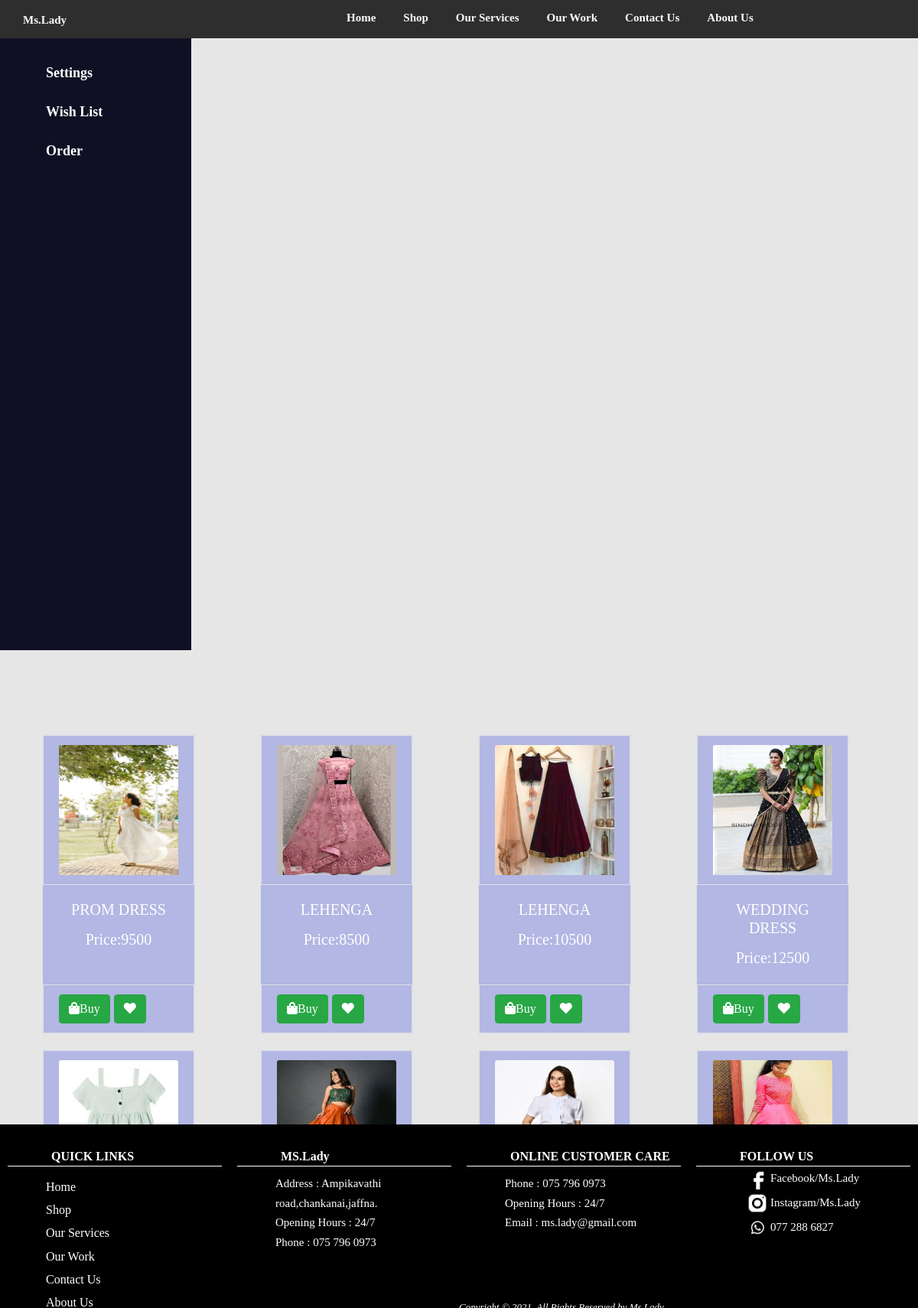
/UserPages/wishlist.php (signed in), run on the app's committed database.
### tables this page shows
CREATE TABLE `products` (
  `product_id` int(100) NOT NULL AUTO_INCREMENT,
  `product_title` varchar(100) DEFAULT NULL,
  `product_price` int(11) DEFAULT NULL,
  `filename` varchar(255) DEFAULT NULL,
  `product_cat` varchar(255) DEFAULT NULL,
  `small` json DEFAULT NULL,
  `medium` int(100) DEFAULT NULL,
  `large` int(100) DEFAULT NULL,
  `description` varchar(255) DEFAULT NULL,
  PRIMARY KEY (`product_id`)
);

### UserPages/wishlist.php (the view, shortened to what this page needs)
<?php
include('header.php');
?>
<?php
$email = $_SESSION['username'];
$sql1 = "SELECT * FROM wishlist WHERE user='$email' ";
$result1 = mysqli_query($con, $sql1);
?>
<?php
include('temp.php');
?>
<div class="container scrollbar" style=" margin-top:100px; background:rgba(200, 150, 222, -1)">
    <div class="row">
        <?php
        while ($row1 = mysqli_fetch_array($result1)) {
            $product_id = $row1['product_id'];
            $sql = "SELECT * FROM products WHERE product_id='$product_id'";
            $result = mysqli_query($con, $sql);
            while ($row = mysqli_fetch_array($result)) {
                $pro_cat   = $row['product_title'];
                $pro_image = $row['filename'];
                $price = $row['product_price']; ?>
                <div class="col-3">
                    <form action="product_description.php?id=<?php echo $row['product_id']; ?>" method="POST">
                        <div class="card border shadow" style="width:200px ; margin:10px; background:rgba(116, 127, 224, 0.45)">
                            <div class="card-header bg-transparent border"><a href="product_description.php?id=<?php echo $row['product_id']; ?>"> <img src="../product_images/<?php echo  $pro_image; ?>" alt="" class="card-img-top" style=" height: 170px;"></a></div>
                            <div class="card-body text-white " style="min-height: 130px;">
                                <h5 class="card-title text-center" style="text-transform: capitalize"><?php echo strtoupper($pro_cat); ?></h5>
                                <p class="card-text text-center "> Price:<?php echo  $price; ?></p>
                            </div>
                            <div class="card-footer bg-transparent border">
                                <button type="submit" value="submit" name="submit2" class="btn btn-success"><i class="fas fa-shopping-bag" aria-hidden="true" style="color: white;"></i>Buy</button>
                                <a href="#" class="btn btn-success"><i class="fa fa-heart" aria-hidden="true"></i></i></a>
                            </div>
                        </div>
                    </form>
                </div>
        <?php
            }
        }
        ?>
    </div>
</div>
</div>
<?php
include('footer.php');
?>

### data on the page
products: filename (picture), product_title "PROM DRESS", product_price "9500"
products: filename (picture), product_title "LEHENGA", product_price "8500"
products: filename (picture), product_title "LEHENGA", product_price "10500"
products: filename (picture), product_title "WEDDING DRESS", product_price "12500"
products: filename (picture)
products: filename (picture)
products: filename (picture)
products: filename (picture)
